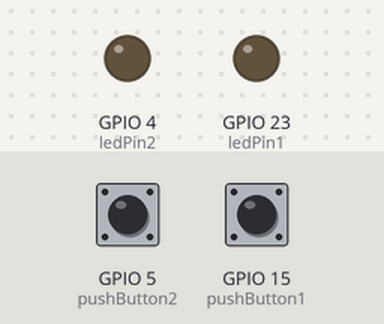
A sketch run on a simulated ESP32. On the bench: output pins drawn as LEDs (lit = HIGH). Inputs (shaded band) come from the test bench; at power-on: GPIO 5 (pushButton2) HIGH, GPIO 15 (pushButton1) HIGH. WiFi joins after 1.5 s; servers stay silent unless stated; no MQTT or app messages arrive unless stated; what the sketch prints to the serial monitor is not drawn.

Above: at 3.2 s.
3.3 s: GPIO 5 (pushButton2) pulled LOW for 0.15 s
At 3.6 s:
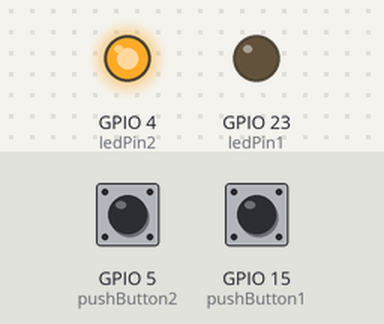
7.9 s: GPIO 5 (pushButton2) pulled LOW for 1 s
At 8.4 s:
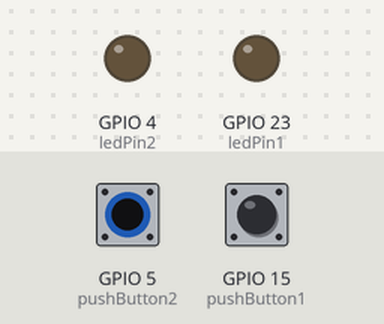
10.4 s: GPIO 5 (pushButton2) pulled LOW for 3.2 s
At 21.4 s:
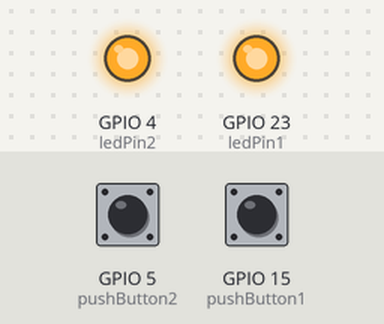
Timing chart, 0 to 22.0 s (numbered marks = the images above; inputs shaded):
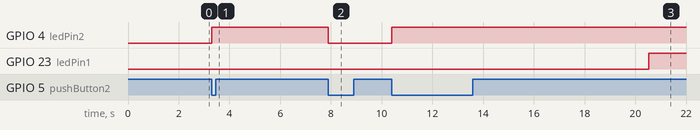

The sketch:

B1.ino
```cpp
#include <PubSubClient.h>
#include <WiFi.h>
#include <WiFiClient.h>
#include <WiFiServer.h>
#include <WiFiUdp.h>
#include <WiFiClientSecure.h>

int pushButton1 = 15;
int pushButton2 = 5;
int ledPin1 = 23;
int ledPin2 = 4;

int buttonState1 = 0;
int buttonState2 = 0;
int lastState1 = 0;
int lastState2 = 0;
int ledState1 = 0;
int ledState2 = 0;

bool door1 = false;
bool door2 = false;

String alarmFixer = "";
String forNotification = "";

bool pendingFix = false;
int counter = 0;

const char* ssid = "xxx";
const char* password = "xxx";

const char* mqttServer = "8a33a3616838419591e76673e87f395d.s1.eu.hivemq.cloud";
const int mqttPort = 8883;
const char* mqttUser = "esp32";
const char* mqttPassword = "Super@admin!1";

WiFiClientSecure wifiClient;
PubSubClient mqttClient(wifiClient);

void setup() {
  Serial.begin(115200);

  // Connect to Wi-Fi
  WiFi.begin(ssid, password);

  while (WiFi.status() != WL_CONNECTED) {
    delay(1000);
  }
  Serial.println("Connected");

  wifiClient.setInsecure();

  // Set up MQTT client
  mqttClient.setServer(mqttServer, mqttPort);
  mqttClient.setCallback(callback);
  mqttClient.setKeepAlive(60);

  pinMode(pushButton1, INPUT);
  pinMode(ledPin1, OUTPUT);

  pinMode(pushButton2, INPUT);
  pinMode(ledPin2, OUTPUT);

  while (!mqttClient.connected()) {
      if (mqttClient.connect("esp", mqttUser, mqttPassword)) {
          Serial.println("mqtt broker connected");
      } else {
          Serial.print("failed with state ");
          Serial.print(mqttClient.state());
          delay(2000);
      }
  }

  mqttClient.subscribe("topic/androidPhone");
}

void loop() {

  if (forNotification == "fixed"){
    mqttClient.publish("topic/alarm", "alarm defused");
    forNotification = "";
  }

  if (!ledState1 && !ledState2) {

    alarmFixer = "";

    ledState1 = 0;
    ledState2 = 0;
    counter = 0;
    digitalWrite(ledPin2, 0);
    digitalWrite(ledPin1, 0);
    //Serial.println("defused");
  }

  lastState1 = buttonState1;
  buttonState1 = digitalRead(pushButton1);

  lastState2 = buttonState2;
  buttonState2 = digitalRead(pushButton2);

  if (lastState1 == 1 && buttonState1 == 0) {
    ledState1 = !ledState1;

    if (!ledState2) {
      digitalWrite(ledPin2, ledState1);
    }

    if (ledState1 == 1){
      if (ledState2 == 1 && ledState1 == 1){
        mqttClient.publish("topic/alarm", "door1door2");
      }
      else{
        mqttClient.publish("topic/alarm", "door1");
      }
    }

    if (ledState1 == 0){
      if (ledState2 == 0){
        mqttClient.publish("topic/alarm", "door1closed");
      }
      else{
        mqttClient.publish("topic/alarm", "door2");
      }
    }

    //Serial.println(ledState1);

    if (alarmFixer == "" && ledState1){
      pendingFix = true;
    }
  }

  if (lastState2 == 1 && buttonState2 == 0) {
    ledState2 = !ledState2;

    if (!ledState1) {
      digitalWrite(ledPin2, ledState2);
    }

    if (ledState2 == 1) {
      if (ledState2 == 1 && ledState1 == 1) {
        mqttClient.publish("topic/alarm", "door1door2");
      }
      else{
        mqttClient.publish("topic/alarm", "door2");
      }
    }

    if (ledState2 == 0) {
      if (ledState1 == 0) {
        mqttClient.publish("topic/alarm", "door2closed");
      }
      else{
        mqttClient.publish("topic/alarm", "door1");
      }
    }

    //Serial.println(ledState2);

    if (alarmFixer == "" && ledState2) {
      pendingFix = true;
    }
  }

  if (pendingFix == true) {

    if (alarmFixer == "fixed") {
      pendingFix = false;
      counter = 0;
    }

    //Serial.println("counting");
    counter++;

    // counter 1000 = 10 sec
    if (counter == 1000) {

      pendingFix = false;
      counter = 0;


      if (ledState1 == 1 && ledState2 == 1) {
        mqttClient.publish("topic/alarm", "alarm12");
      }
      else {
        if (ledState1 == 1) {
          mqttClient.publish("topic/alarm", "alarm1");
        }

        if (ledState2 == 1) {
          mqttClient.publish("topic/alarm", "alarm2");
        }
      }

      digitalWrite(ledPin1, 1);
    }
  }

  mqttClient.loop();

  delay(10); // Add a small delay to prevent flooding the MQTT broker with messages
}


void callback(char* topic, byte* payload, unsigned int length) {
  // Handle incoming message
  String message = "";

  for (int i = 0; i < length; i++) {
    message += (char)payload[i];
  }

  Serial.println("Message received on topic " + String(topic) + ": " + message);
  alarmFixer = message;
  forNotification = message;
} 
```

Measured:
- after the input at 3.3 s, GPIO 4 (ledPin2): LOW → HIGH at once
- after the input at 7.9 s, GPIO 4 (ledPin2): HIGH → LOW at once
- after the input at 10.4 s, GPIO 4 (ledPin2): LOW → HIGH at once; GPIO 23 (ledPin1): LOW → HIGH after 10.1 s
